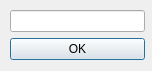
<?xml version="1.0" encoding="UTF-8"?>
<ui version="4.0">
 <class>AddCharacterWindow</class>
 <widget class="QDialog" name="AddCharacterWindow">
  <property name="geometry">
   <rect>
    <x>0</x>
    <y>0</y>
    <width>152</width>
    <height>71</height>
   </rect>
  </property>
  <property name="windowTitle">
   <string>Dialog</string>
  </property>
  <widget class="QWidget" name="">
   <property name="geometry">
    <rect>
     <x>10</x>
     <y>10</y>
     <width>135</width>
     <height>51</height>
    </rect>
   </property>
   <layout class="QVBoxLayout" name="verticalLayout">
    <item>
     <widget class="QLineEdit" name="charText"/>
    </item>
    <item>
     <widget class="QPushButton" name="okButton">
      <property name="text">
       <string>OK</string>
      </property>
     </widget>
    </item>
   </layout>
  </widget>
 </widget>
 <resources/>
 <connections>
  <connection>
   <sender>okButton</sender>
   <signal>clicked()</signal>
   <receiver>AddCharacterWindow</receiver>
   <slot>close()</slot>
   <hints>
    <hint type="sourcelabel">
     <x>98</x>
     <y>53</y>
    </hint>
    <hint type="destinationlabel">
     <x>124</x>
     <y>66</y>
    </hint>
   </hints>
  </connection>
 </connections>
</ui>
